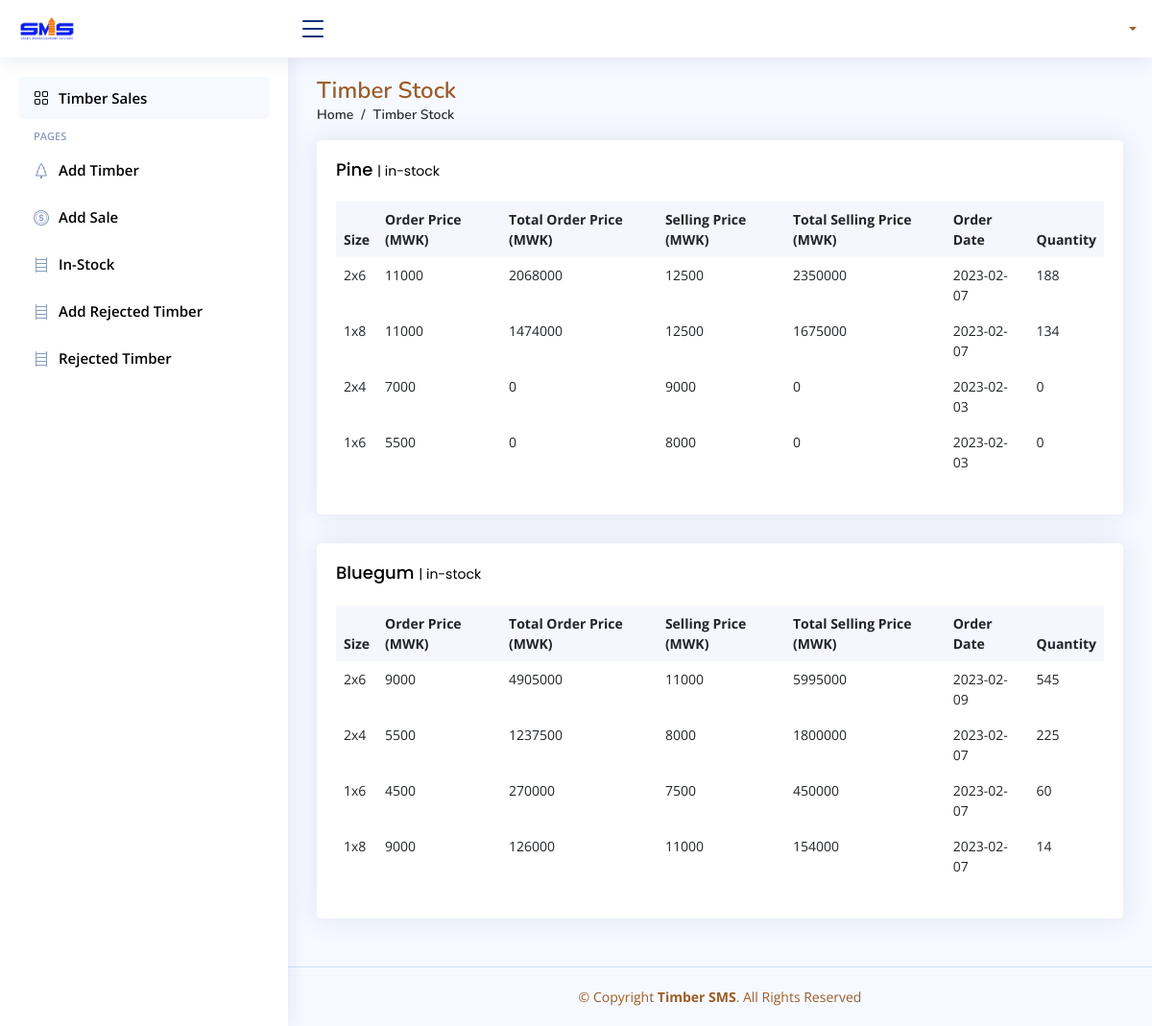
The page /inStock.php on the database its author committed.
### tables this page shows
CREATE TABLE `pine` (
  `id` int(11) NOT NULL,
  `sizes` varchar(100) NOT NULL,
  `order_price` int(11) NOT NULL,
  `total_order_price` int(11) NOT NULL DEFAULT 0,
  `selling_price` int(11) NOT NULL,
  `total_selling_price` int(11) NOT NULL DEFAULT 0,
  `quantity` int(11) NOT NULL,
  `date_added` date NOT NULL
);

CREATE TABLE `bluegam` (
  `id` int(11) NOT NULL,
  `sizes` varchar(100) NOT NULL,
  `order_price` int(11) NOT NULL,
  `total_order_price` int(11) NOT NULL DEFAULT 0,
  `selling_price` int(11) NOT NULL,
  `total_selling_price` int(11) NOT NULL DEFAULT 0 COMMENT 'Totals after selling',
  `quantity` int(11) NOT NULL,
  `date_added` date NOT NULL
);

### inStock.php (the view, shortened to what this page needs)
<?php
  require 'php/db_conn.php';
  $sql = "SELECT * FROM pine";
  $result = $conn->query($sql);
  $sql2 = "SELECT * FROM bluegam";
  $result2 = $conn->query($sql2);
?>
<!DOCTYPE html>
<html lang="en">
<head>
  <link href="assets/vendor/bootstrap/css/bootstrap.min.css" rel="stylesheet">
  <link href="assets/vendor/bootstrap-icons/bootstrap-icons.css" rel="stylesheet">
  <link href="assets/vendor/boxicons/css/boxicons.min.css" rel="stylesheet">
  <link href="assets/vendor/quill/quill.snow.css" rel="stylesheet">
  <link href="assets/vendor/quill/quill.bubble.css" rel="stylesheet">
  <link href="assets/vendor/remixicon/remixicon.css" rel="stylesheet">
  <link href="assets/vendor/simple-datatables/style.css" rel="stylesheet">
  <link href="assets/css/style.css" rel="stylesheet">
</head>
<body>
  <header id="header" class="header fixed-top d-flex align-items-center">
    <div class="d-flex align-items-center justify-content-between">
      <a href="home.php" class="logo d-flex align-items-center">
        <img src="assets/img/logo2.png"  alt="">
      </a>
      <i class="bi bi-list toggle-sidebar-btn"></i>
    </div>
    <nav class="header-nav ms-auto">
      <ul class="d-flex align-items-center">
        <li class="nav-item dropdown pe-3">
        <a class="nav-link nav-profile d-flex align-items-center pe-0" href="#" data-bs-toggle="dropdown">
            <span class="d-none d-md-block dropdown-toggle ps-2"><?php echo $_SESSION['username']; ?></span>
          </a>
        </li>
      </ul>
    </nav>
  </header>
  <aside id="sidebar" class="sidebar">
    <ul class="sidebar-nav" id="sidebar-nav">
      <li class="nav-item">
        <a class="nav-link " href="home.php">
          <i class="bi bi-grid"></i>
          <span>Timber Sales</span>
        </a>
      </li>
      <li class="nav-heading">Pages</li>
      <li class="nav-item">
        <a class="nav-link collapsed" href="addTimber.php">
          <i class="bi bi-tree"></i>
          <span>Add Timber</span>
        </a>
      </li>
      <li class="nav-item">
        <a class="nav-link collapsed" href="addSale.php">
          <i class="bi bi-coin"></i>
          <span>Add Sale</span>
        </a>
      </li>
      <li class="nav-item">
        <a class="nav-link collapsed" href="inStock.php">
          <i class="bi bi-bookshelf"></i>
          <span>In-Stock</span>
        </a>
      </li>
       <li class="nav-item">
        <a class="nav-link collapsed" href="addRejected.php">
          <i class="bi bi-bookshelf"></i>
          <span>Add Rejected Timber</span>
        </a>
      </li>
       <li class="nav-item">
        <a class="nav-link collapsed" href="rejected.php">
          <i class="bi bi-bookshelf"></i>
          <span>Rejected Timber</span>
        </a>
      </li>
    </ul>
  </aside>
  <main id="main" class="main">
    <div class="pagetitle">
      <h1>Timber Stock</h1>
      <nav>
        <ol class="breadcrumb">
          <li class="breadcrumb-item"><a href="index.php">Home</a></li>
          <li class="breadcrumb-item active">Timber Stock</li>
        </ol>
      </nav>
    </div>
    <section class="section dashboard">
      <div class="row">
        <div class="col-12">
          <div class="card recent-sales overflow-auto">
            <div class="card-body">
              <h5 class="card-title">Pine <span>| in-stock</span></h5>
              <table class="table table-borderless datatable">
                <thead>
                  <tr>
                    <th scope="col">Size</th>
                    <th scope="col">Order Price (MWK)</th>
                    <th scope="col">Total Order Price (MWK)</th>
                    <th scope="col">Selling Price (MWK)</th>
                    <th scope="col">Total Selling Price (MWK)</th>
                    <th scope="col">Order Date</th>
                    <th scope="col">Quantity</th>
                  </tr>
                </thead>
                <tbody>
                  <?php
                    if ($result->num_rows > 0) {
                      while ($row = $result->fetch_assoc()) {
                        echo "<tr>";
                        echo "<td>".$row['sizes']."</td>";
                        echo "<td>".$row['order_price']."</td>";
                        echo "<td>".$row['total_order_price']."</td>";
                        echo "<td>".$row['selling_price']."</td>";
                        echo "<td>".$row['total_selling_price']."</td>";
                        echo "<td>".$row['date_added']."</td>";
                        echo "<td>".$row['quantity']."</td>";
                        echo "</tr>";
                      }
                    }else{
                      echo "0 results";
                    }
                  ?>
                </tbody>
              </table>
            </div>
          </div>
        </div>
        <div class="col-12">
          <div class="card recent-sales overflow-auto">
            <div class="card-body">
              <h5 class="card-title">Bluegum <span>| in-stock</span></h5>
              <table class="table table-borderless datatable">
                <thead>
                  <tr>
                  <th scope="col">Size</th>
                    <th scope="col">Order Price (MWK)</th>
                    <th scope="col">Total Order Price (MWK)</th>
                    <th scope="col">Selling Price (MWK)</th>
                    <th scope="col">Total Selling Price (MWK)</th>
                    <th scope="col">Order Date</th>
                    <th scope="col">Quantity</th>
                  </tr>
                </thead>
                <tbody>
                <?php
                  if ($result2->num_rows > 0) {
                    while ($row2 = $result2->fetch_assoc()) {
                      echo "<tr>";
                      echo "<td>".$row2['sizes']."</td>";
                      echo "<td>".$row2['order_price']."</td>";
                      echo "<td>".$row2['total_order_price']."</td>";
                      echo "<td>".$row2['selling_price']."</td>";
                      echo "<td>".$row2['total_selling_price']."</td>";
                      echo "<td>".$row2['date_added']."</td>";
                      echo "<td>".$row2['quantity']."</td>";
                      echo "</tr>";
                    }
                  }else{
                    echo "0 results";
                  }
                  ?>
                </tbody>
              </table>
            </div>
          </div>
        </div>
      </div>
    </section>
  </main>
  <footer id="footer" class="footer">
    <div class="copyright">
      &copy; Copyright <strong><span>Timber SMS</span></strong>. All Rights Reserved
    </div>
  </footer>
</body>
</html>

### assets/css/style.css (style rules this page uses)
:root { scroll-behavior: smooth; }
body { font-family: "Open Sans", sans-serif; background: #f6f9ff; color: #444444; }
a { color: #4154f1; text-decoration: none; }
h1, h2, h3, h4, h5, h6 { font-family: "Nunito", sans-serif; }
#main { margin-top: 60px; padding: 20px 30px; transition: all 0.3s; }
.pagetitle { margin-bottom: 10px; }
.pagetitle h1 { font-size: 24px; margin-bottom: 0; font-weight: 600; color: #9c5d28; }
.card { margin-bottom: 30px; border: none; border-radius: 5px; box-shadow: 0px 0 30px rgba(1, 41, 112, 0.1); }
.card-title { padding: 20px 0 15px 0; font-size: 18px; font-weight: 500; color: #000000; font-family: "Poppins", sans-serif; }
.card-title span { color: #000000; font-size: 14px; font-weight: 400; }
.card-body { padding: 0 20px 20px 20px; }
.breadcrumb { font-size: 14px; font-family: "Nunito", sans-serif; color: #2c2e33; font-weight: 600; }
.breadcrumb a { color: #2c2e33; transition: 0.3s; }
.breadcrumb .breadcrumb-item::before { color: #2c2e33; }
.breadcrumb .active { color: #2c2e33; font-weight: 600; }
.logo { line-height: 1; }
@media (min-width: 1200px) { .logo { width: 280px; } }
.logo img { max-height: 26px; margin-right: 6px; }
.header { transition: all 0.5s; z-index: 997; height: 60px; box-shadow: 0px 2px 20px rgba(1, 41, 112, 0.1); background-color: #fff; padding-left: 20px; }
.header .toggle-sidebar-btn { font-size: 32px; padding-left: 10px; cursor: pointer; color: #012970; }
.header-nav ul { list-style: none; }
.header-nav > ul { margin: 0; padding: 0; }
.header-nav .nav-profile { color: #9c5d28; }
.header-nav .nav-profile span { font-size: 14px; font-weight: 600; }
.sidebar { position: fixed; top: 60px; left: 0; bottom: 0; width: 300px; z-index: 996; transition: all 0.3s; padding: 20px; overflow-y: auto; scrollbar-width: thin; scrollbar-color: #aab7cf transparent; box-shadow: 0px 0px 20px rgba(1, 41, 112, 0.1); background-color: #fff; }
@media (min-width: 1200px) { #main, #footer { margin-left: 300px; } }
.sidebar-nav { padding: 0; margin: 0; list-style: none; }
.sidebar-nav li { padding: 0; margin: 0; list-style: none; }
.sidebar-nav .nav-item { margin-bottom: 5px; }
.sidebar-nav .nav-heading { font-size: 11px; text-transform: uppercase; color: #899bbd; font-weight: 600; margin: 10px 0 5px 15px; }
.sidebar-nav .nav-link { display: flex; align-items: center; font-size: 15px; font-weight: 600; color: #000000; transition: 0.3; background: #f6f9ff; padding: 10px 15px; border-radius: 4px; }
.sidebar-nav .nav-link i { font-size: 16px; margin-right: 10px; color: #000000; }
.sidebar-nav .nav-link.collapsed { color: #000000; background: #fff; }
.sidebar-nav .nav-link.collapsed i { color: #899bbd; }
.dashboard .recent-sales { font-size: 14px; }
.dashboard .recent-sales .table thead { background: #f6f6fe; }
.dashboard .recent-sales .table thead th { border: 0; }
.footer { padding: 20px 0; font-size: 14px; transition: all 0.3s; border-top: 1px solid #cddfff; }
.footer .copyright { text-align: center; color: #9c5d28; }

### rows shown on the page
pine: sizes "2x6", order_price "11000", total_order_price "2068000", selling_price "12500", total_selling_price "2350000", date_added "2023-02-07", quantity "188"
pine: sizes "1x8", order_price "11000", total_order_price "1474000", selling_price "12500", total_selling_price "1675000", date_added "2023-02-07", quantity "134"
pine: sizes "2x4", order_price "7000", total_order_price "0", selling_price "9000", total_selling_price "0", date_added "2023-02-03", quantity "0"
pine: sizes "1x6", order_price "5500", total_order_price "0", selling_price "8000", total_selling_price "0", date_added "2023-02-03", quantity "0"
bluegam: sizes "2x6", order_price "9000", total_order_price "4905000", selling_price "11000", total_selling_price "5995000", date_added "2023-02-09", quantity "545"
bluegam: sizes "2x4", order_price "5500", total_order_price "1237500", selling_price "8000", total_selling_price "1800000", date_added "2023-02-07", quantity "225"
bluegam: sizes "1x6", order_price "4500", total_order_price "270000", selling_price "7500", total_selling_price "450000", date_added "2023-02-07", quantity "60"
bluegam: sizes "1x8", order_price "9000", total_order_price "126000", selling_price "11000", total_selling_price "154000", date_added "2023-02-07", quantity "14"
